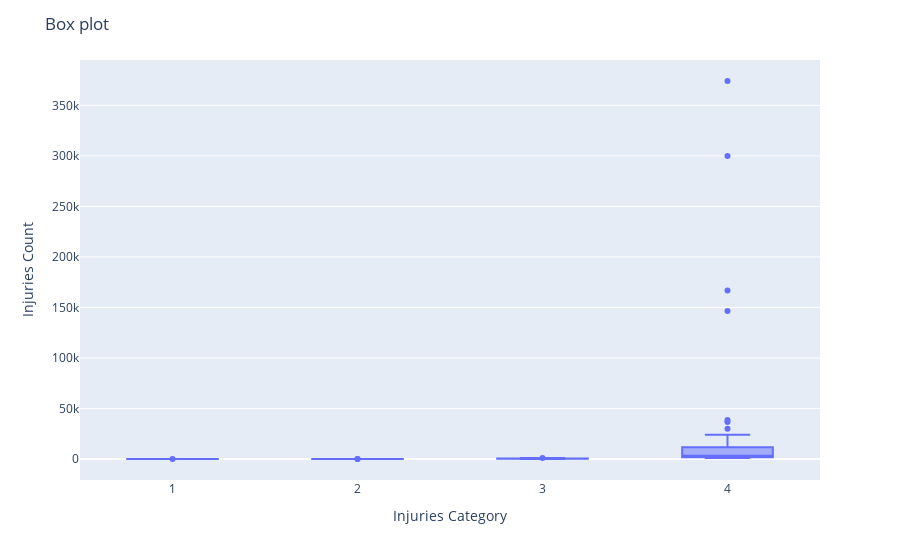

Notebook code for this chart:
### Code cell
#In this case some entries seem to realy be missing values of Total Injuries.
cleaned_df_temp = cleaned_df[cleaned_df["Total Injuries"].isna()]
fig = px.box(cleaned_df, x ="Total Injuries Description", y="Total Injuries")
fig.update_layout(title='Box plot', xaxis_title='Injuries Category', yaxis_title='Injuries Count')
fig.show()
# Category 1: 1-50 Cat.2: 51-100, Cat.3: 101 - 1000 Cat.4: 1001 - inf

### Figure 1 — Plotly figure (JSON) as saved in the notebook; plotly's stock layout.template omitted (floating-point values rounded to 4 significant figures; data arrays with more than 128 entries replaced by an {"elided": "..."} marker saying what was removed)
{"data": [{"alignmentgroup": "True", "hovertemplate": "Total Injuries Description=%{x}<br>Total Injuries=%{y}<extra></extra>", "legendgroup": "", "marker": {"color": "#636efa"}, "name": "", "notched": false, "offsetgroup": "", "orientation": "v", "showlegend": false, "type": "box", "x": {"elided": "1030 int values"}, "x0": " ", "xaxis": "x", "y": {"elided": "1030 int values"}, "y0": " ", "yaxis": "y"}], "layout": {"boxmode": "group", "legend": {"tracegroupgap": 0}, "margin": {"t": 60}, "title": {"text": "Box plot"}, "xaxis": {"anchor": "y", "domain": [0, 1], "title": {"text": "Injuries Category"}}, "yaxis": {"anchor": "x", "domain": [0, 1], "title": {"text": "Injuries Count"}}}}
